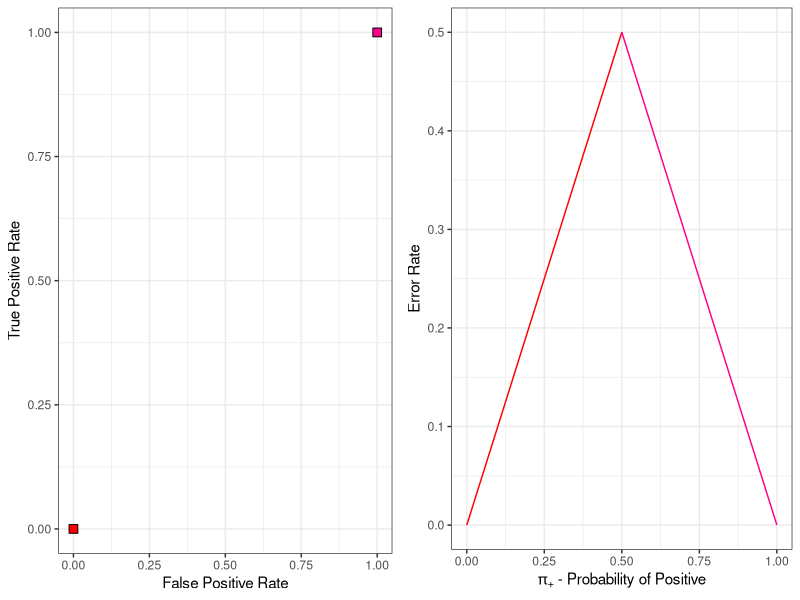
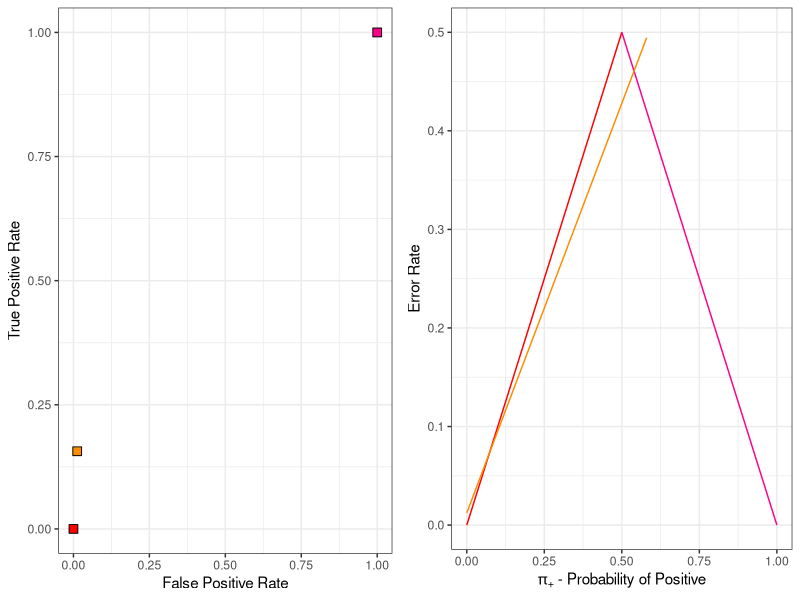
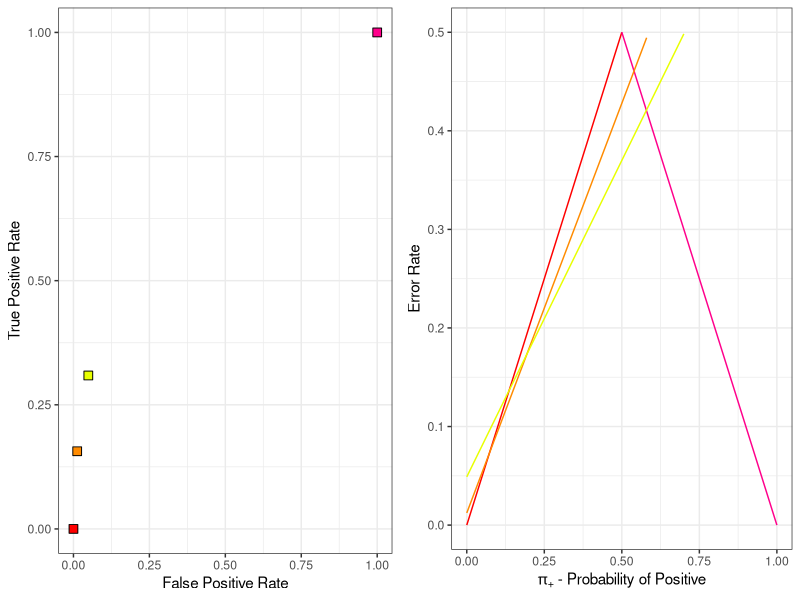
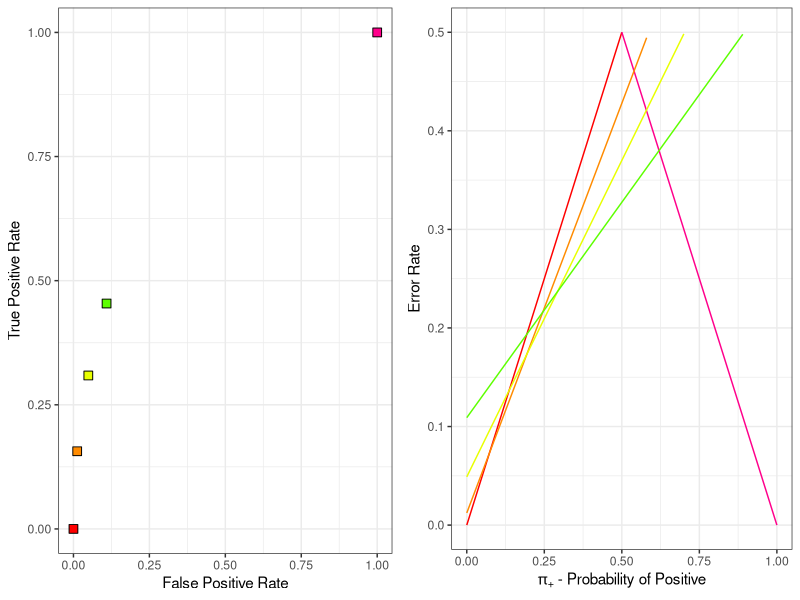
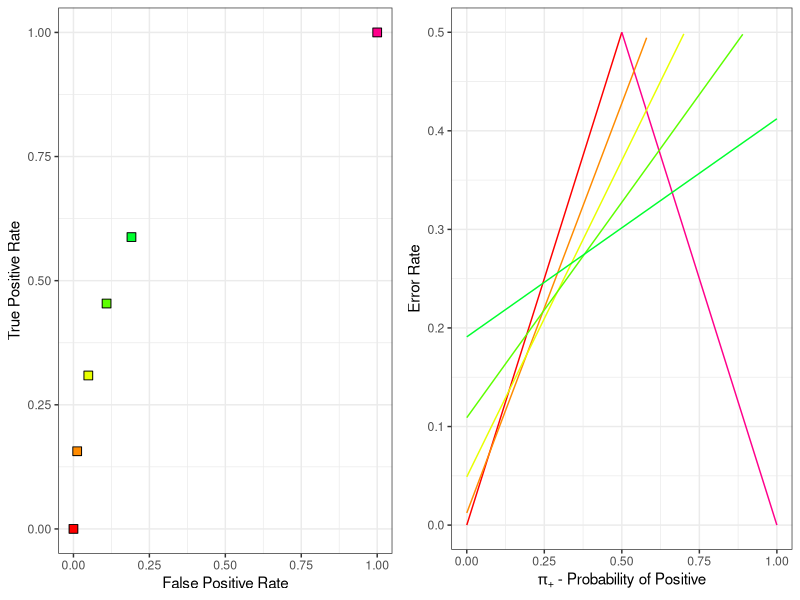
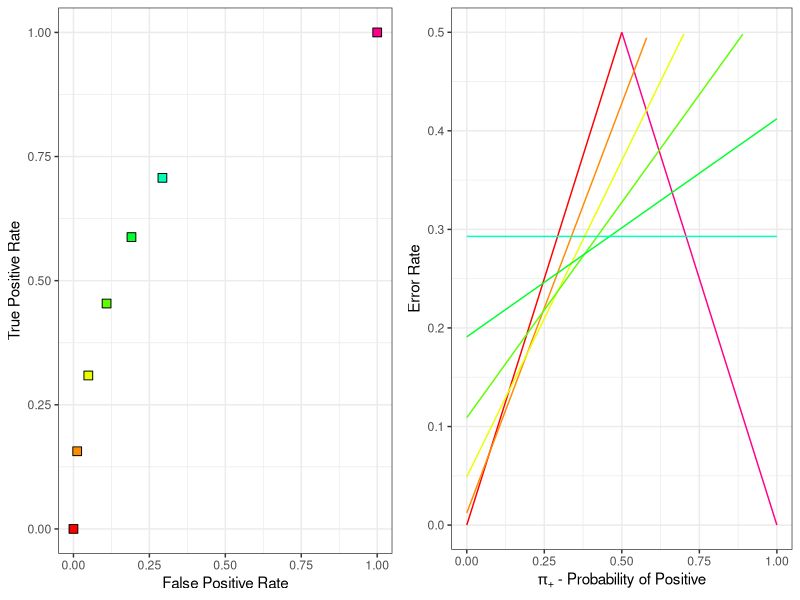
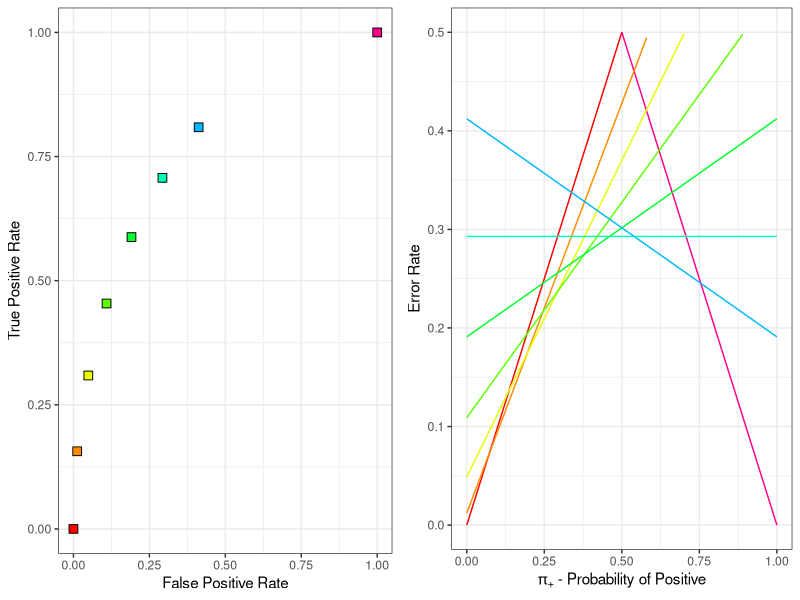
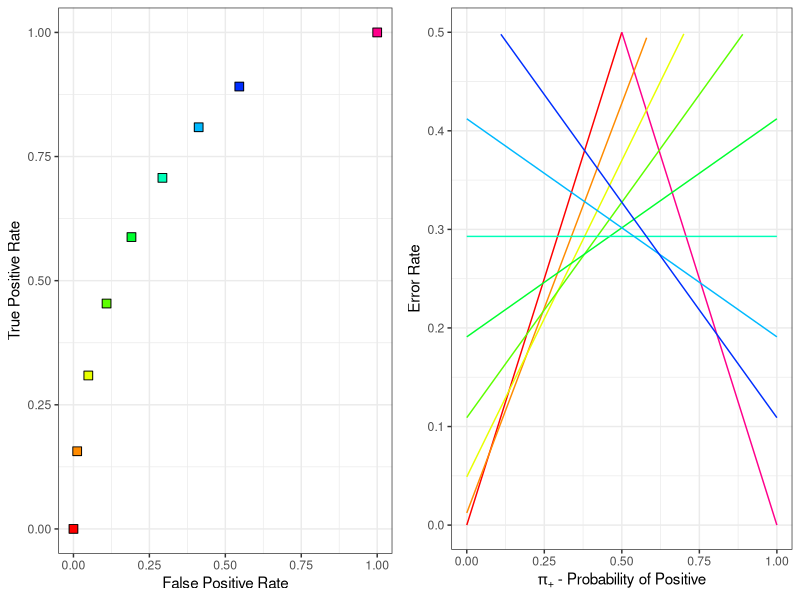

Here is the R script that generated these plots, in order:
library(viridis)
library(ggplot2)
library(gridExtra)
library(purrr)
library(glue)

eq_spacing <- function(n, r = 1, center = c(0, 0)){
  polypoints <- seq(0, 2*pi, length.out=n+1)
  polypoints <- polypoints[-length(polypoints)]
  circx <- r * sin(polypoints) + center[1]
  circy <- r * cos(polypoints) + center[2]
  data.frame(x=circx, y=circy)
}

mce_func <- function(fpr, tpr) {
  fnr <- 1 - tpr
  function(pi_p) (fnr - fpr)*pi_p + fpr
}

lower_envelope_func <- function(xs, ys) {
  function(pi_p) {
    values <- NULL
    for (i in 1:length(xs)) {
      values <- c(values, mce_func(xs[i], ys[i])(pi_p))
    }
    min(values)
  }

}

n_points <- 11

# plot(eq_spacing(40, center = c(1, 0)), asp = 1)

colors <- rainbow(n_points)

circle_points <- eq_spacing((n_points - 1) * 4, center = c(1, 0))
roc_df <- tail(circle_points, n=n_points-2)
# roc_df[1, ] <- c(0, 0)

lower_envelope_xs_ys <- lower_envelope_func(c(roc_df$x, 0, 1), c(roc_df$y, 0, 1))

roc_curve <- ggplot() +
  xlim(0, 1) +
  ylim(0, 1) +
  labs(x="False Positive Rate", y="True Positive Rate") +
  theme_bw()

cost_curve <- ggplot() +
  xlim(0, 1) +
  ylim(0, 0.5) +
  labs(x=expression(paste(pi["+"], " - Probability of Positive")), y="Error Rate") +
  theme_bw() +
  geom_function(fun=mce_func(0, 0), color=colors[1]) +
  geom_function(fun=mce_func(1, 1), color=colors[length(colors)])

cost_lines <- list()

roc_curve <- roc_curve +
  annotate("point", x=0,y=0,fill=colors[1], shape=22, color='black', size=3) +
  annotate("point", x=1,y=1,fill=colors[length(colors)], shape=22, color='black', size=3)

p <- grid.arrange(roc_curve, cost_curve, ncol=2, nrow=1)
ggsave(glue("../figure/lower_envelope_1.png"), width = 7, height = 3.5, plot = p)

for (i in 1:nrow(roc_df)) {
  point <- roc_df[i, ]
  roc_curve <- roc_curve +
    annotate("point", x=point$x,y=point$y, fill=colors[i + 1], shape=22, color='black', size=3) +
    geom_line()
  mce_pi <- local({ local_point <- point;
    mce_func(local_point$x, local_point$y)})
  # cost_lines[[length(cost_lines) + 1]] <- geom_function(fun=mce_pi, color='black')
  cost_curve <- cost_curve +
    geom_function(fun=mce_pi, color=colors[i + 1])

  p <- grid.arrange(roc_curve, cost_curve, ncol=2, nrow=1)
  ggsave(glue("../figure/lower_envelope_{i + 1}.png"), width = 7, height = 3.5, plot = p)
}

roc_curve <- roc_curve +
  geom_line(data=data.frame(x=c(roc_df$x, 0, 1), y=c(roc_df$y, 0, 1)), aes(x=x,y=y))

# cost_curve
cost_curve <- cost_curve +
  geom_line(data=data.frame(x=seq(0,1,length=10000),
                            y=sapply(seq(0,1,length=10000), lower_envelope_xs_ys)),
            aes(x=x,y=y), color='black', size=1
  )

p <- grid.arrange(roc_curve, cost_curve, ncol=2, nrow=1)
ggsave(glue("../figure/lower_envelope_{nrow(roc_df)+2}.png"), width = 7, height = 3.5, plot = p)
